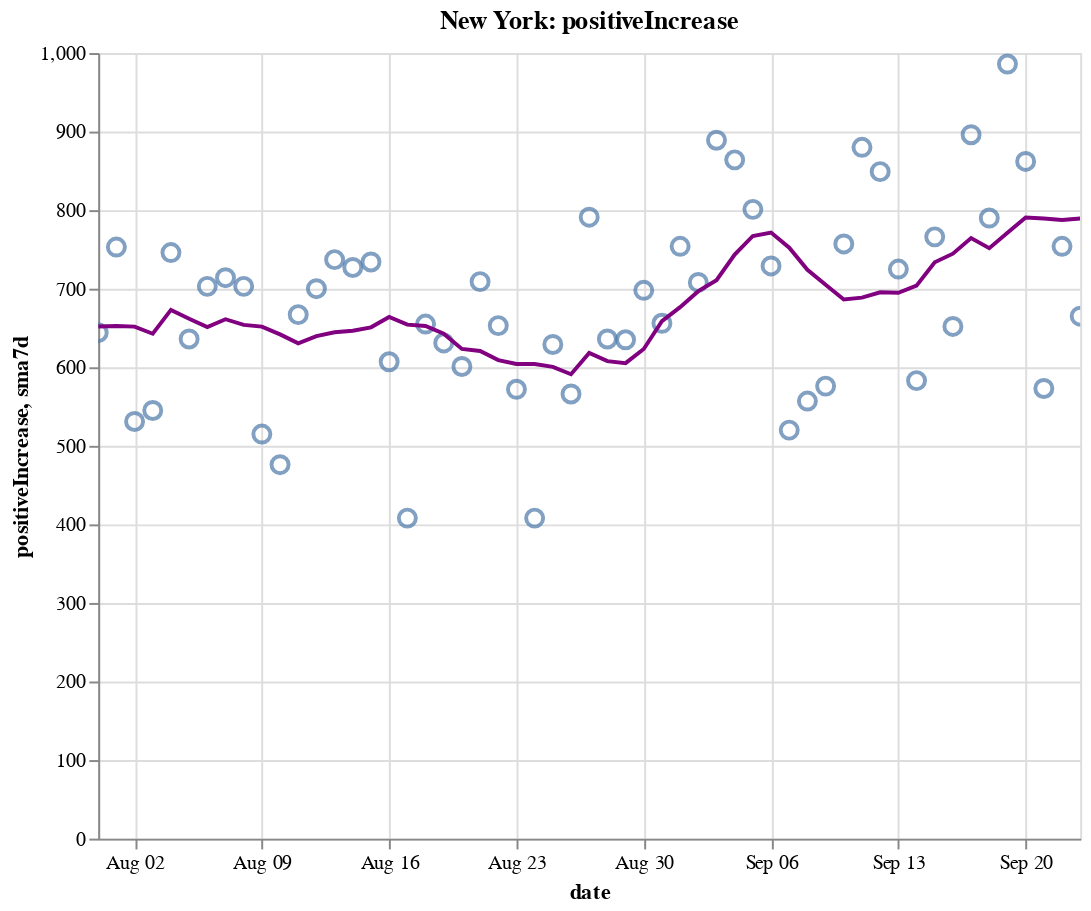

Notebook cell for this chart:
### Code cell
create_plot(ny, 'positiveIncrease')

### Figure 1 — Vega-Lite specification as saved in the notebook (floating-point values rounded to 4 significant figures)
{"config": {"view": {"continuousWidth": 400, "continuousHeight": 300}}, "layer": [{"layer": [{"mark": {"type": "point", "size": 75}, "encoding": {"tooltip": [{"type": "temporal", "field": "date"}, {"type": "quantitative", "field": "positiveIncrease"}, {"type": "quantitative", "field": "sma7d"}], "x": {"type": "temporal", "field": "date"}, "y": {"type": "quantitative", "field": "positiveIncrease"}}, "selection": {"selector008": {"type": "interval", "bind": "scales", "encodings": ["x", "y"]}}}, {"mark": {"type": "line", "color": "purple"}, "encoding": {"x": {"type": "temporal", "field": "date"}, "y": {"type": "quantitative", "field": "sma7d"}}}]}, {"mark": {"type": "rule", "color": "#aaa"}, "encoding": {"x": {"type": "temporal", "field": "date"}}, "transform": [{"filter": {"selection": "selector007"}}]}, {"mark": "circle", "encoding": {"opacity": {"condition": {"value": 1, "selection": "selector007"}, "value": 0}, "tooltip": [{"type": "temporal", "field": "date"}, {"type": "quantitative", "field": "positiveIncrease"}, {"type": "quantitative", "field": "sma7d"}], "x": {"type": "temporal", "field": "date"}, "y": {"type": "quantitative", "field": "positiveIncrease"}}, "selection": {"selector007": {"type": "single", "encodings": ["x"], "on": "mouseover", "nearest": true, "empty": "none"}}}, {"mark": {"type": "text", "align": "left", "dx": 5, "dy": -5, "stroke": "white", "strokeWidth": 2}, "encoding": {"text": {"type": "quantitative", "field": "positiveIncrease"}, "tooltip": [{"type": "temporal", "field": "date"}, {"type": "quantitative", "field": "positiveIncrease"}, {"type": "quantitative", "field": "sma7d"}], "x": {"type": "temporal", "field": "date"}, "y": {"type": "quantitative", "field": "positiveIncrease"}}, "transform": [{"filter": {"selection": "selector007"}}]}, {"mark": {"type": "text", "align": "left", "dx": 5, "dy": -5}, "encoding": {"text": {"type": "quantitative", "field": "positiveIncrease"}, "tooltip": [{"type": "temporal", "field": "date"}, {"type": "quantitative", "field": "positiveIncrease"}, {"type": "quantitative", "field": "sma7d"}], "x": {"type": "temporal", "field": "date"}, "y": {"type": "quantitative", "field": "positiveIncrease"}}, "transform": [{"filter": {"selection": "selector007"}}]}], "data": {"name": "data-f8754c9c6474c7f9c4ad19c3dd3cda59"}, "height": 400, "title": "New York: positiveIncrease", "width": 500, "$schema": "https://vega.github.io/schema/vega-lite/v4.8.1.json", "datasets": {"data-f8754c9c6474c7f9c4ad19c3dd3cda59": [{"date": "2020-07-31T00:00:00", "totalTestResultsIncrease": 68870.0, "positiveIncrease": 644.0, "death": 25150.0, "deathIncrease": 5.0, "positiveRate": 0.009, "state": "New York", "sma7d": 652.0}, {"date": "2020-08-01T00:00:00", "totalTestResultsIncrease": 82740.0, "positiveIncrease": 753.0, "death": 25160.0, "deathIncrease": 14.0, "positiveRate": 0.009, "state": "New York", "sma7d": 652.4}, {"date": "2020-08-02T00:00:00", "totalTestResultsIncrease": 58960.0, "positiveIncrease": 531.0, "death": 25170.0, "deathIncrease": 6.0, "positiveRate": 0.009, "state": "New York", "sma7d": 651.7}, {"date": "2020-08-03T00:00:00", "totalTestResultsIncrease": 51840.0, "positiveIncrease": 545.0, "death": 25170.0, "deathIncrease": 2.0, "positiveRate": 0.011, "state": "New York", "sma7d": 642.7}, {"date": "2020-08-04T00:00:00", "totalTestResultsIncrease": 70990.0, "positiveIncrease": 746.0, "death": 25180.0, "deathIncrease": 3.0, "positiveRate": 0.011, "state": "New York", "sma7d": 673.0}, {"date": "2020-08-05T00:00:00", "totalTestResultsIncrease": 72670.0, "positiveIncrease": 636.0, "death": 25180.0, "deathIncrease": 4.0, "positiveRate": 0.009, "state": "New York", "sma7d": 661.7}, {"date": "2020-08-06T00:00:00", "totalTestResultsIncrease": 72370.0, "positiveIncrease": 703.0, "death": 25180.0, "deathIncrease": 6.0, "positiveRate": 0.01, "state": "New York", "sma7d": 651.1}, {"date": "2020-08-07T00:00:00", "totalTestResultsIncrease": 70170.0, "positiveIncrease": 714.0, "death": 25190.0, "deathIncrease": 5.0, "positiveRate": 0.01, "state": "New York", "sma7d": 661.1}, {"date": "2020-08-08T00:00:00", "totalTestResultsIncrease": 74860.0, "positiveIncrease": 703.0, "death": 25200.0, "deathIncrease": 5.0, "positiveRate": 0.009, "state": "New York", "sma7d": 654.0}, {"date": "2020-08-09T00:00:00", "totalTestResultsIncrease": 65810.0, "positiveIncrease": 515.0, "death": 25200.0, "deathIncrease": 7.0, "positiveRate": 0.008, "state": "New York", "sma7d": 651.7}, {"date": "2020-08-10T00:00:00", "totalTestResultsIncrease": 54000.0, "positiveIncrease": 476.0, "death": 25200.0, "deathIncrease": 2.0, "positiveRate": 0.009, "state": "New York", "sma7d": 641.9}, {"date": "2020-08-11T00:00:00", "totalTestResultsIncrease": 77060.0, "positiveIncrease": 667.0, "death": 25210.0, "deathIncrease": 7.0, "positiveRate": 0.009, "state": "New York", "sma7d": 630.6}, {"date": "2020-08-12T00:00:00", "totalTestResultsIncrease": 87780.0, "positiveIncrease": 700.0, "death": 25220.0, "deathIncrease": 7.0, "positiveRate": 0.008, "state": "New York", "sma7d": 639.7}, {"date": "2020-08-13T00:00:00", "totalTestResultsIncrease": 87900.0, "positiveIncrease": 737.0, "death": 25230.0, "deathIncrease": 10.0, "positiveRate": 0.008, "state": "New York", "sma7d": 644.6}, {"date": "2020-08-14T00:00:00", "totalTestResultsIncrease": 85460.0, "positiveIncrease": 727.0, "death": 25230.0, "deathIncrease": 4.0, "positiveRate": 0.009, "state": "New York", "sma7d": 646.4}, {"date": "2020-08-15T00:00:00", "totalTestResultsIncrease": 88670.0, "positiveIncrease": 734.0, "death": 25240.0, "deathIncrease": 12.0, "positiveRate": 0.008, "state": "New York", "sma7d": 650.9}, {"date": "2020-08-16T00:00:00", "totalTestResultsIncrease": 77690.0, "positiveIncrease": 607.0, "death": 25250.0, "deathIncrease": 6.0, "positiveRate": 0.008, "state": "New York", "sma7d": 664.0}, {"date": "2020-08-17T00:00:00", "totalTestResultsIncrease": 56890.0, "positiveIncrease": 408.0, "death": 25260.0, "deathIncrease": 6.0, "positiveRate": 0.007, "state": "New York", "sma7d": 654.3}, {"date": "2020-08-18T00:00:00", "totalTestResultsIncrease": 66890.0, "positiveIncrease": 655.0, "death": 25260.0, "deathIncrease": 8.0, "positiveRate": 0.01, "state": "New York", "sma7d": 652.6}, {"date": "2020-08-19T00:00:00", "totalTestResultsIncrease": 80420.0, "positiveIncrease": 631.0, "death": 25270.0, "deathIncrease": 6.0, "positiveRate": 0.008, "state": "New York", "sma7d": 642.7}, {"date": "2020-08-20T00:00:00", "totalTestResultsIncrease": 80980.0, "positiveIncrease": 601.0, "death": 25280.0, "deathIncrease": 5.0, "positiveRate": 0.007, "state": "New York", "sma7d": 623.3}, {"date": "2020-08-21T00:00:00", "totalTestResultsIncrease": 98880.0, "positiveIncrease": 709.0, "death": 25280.0, "deathIncrease": 3.0, "positiveRate": 0.007, "state": "New York", "sma7d": 620.7}, {"date": "2020-08-22T00:00:00", "totalTestResultsIncrease": 94850.0, "positiveIncrease": 653.0, "death": 25280.0, "deathIncrease": 4.0, "positiveRate": 0.007, "state": "New York", "sma7d": 609.1}, {"date": "2020-08-23T00:00:00", "totalTestResultsIncrease": 74040.0, "positiveIncrease": 572.0, "death": 25290.0, "deathIncrease": 6.0, "positiveRate": 0.008, "state": "New York", "sma7d": 604.1}, {"date": "2020-08-24T00:00:00", "totalTestResultsIncrease": 62030.0, "positiveIncrease": 408.0, "death": 25300.0, "deathIncrease": 7.0, "positiveRate": 0.007, "state": "New York", "sma7d": 604.1}, {"date": "2020-08-25T00:00:00", "totalTestResultsIncrease": 67260.0, "positiveIncrease": 629.0, "death": 25300.0, "deathIncrease": 2.0, "positiveRate": 0.009, "state": "New York", "sma7d": 600.4}, {"date": "2020-08-26T00:00:00", "totalTestResultsIncrease": 71190.0, "positiveIncrease": 566.0, "death": 25300.0, "deathIncrease": 8.0, "positiveRate": 0.008, "state": "New York", "sma7d": 591.1}, {"date": "2020-08-27T00:00:00", "totalTestResultsIncrease": 83440.0, "positiveIncrease": 791.0, "death": 25310.0, "deathIncrease": 4.0, "positiveRate": 0.009, "state": "New York", "sma7d": 618.3}, {"date": "2020-08-28T00:00:00", "totalTestResultsIncrease": 97830.0, "positiveIncrease": 636.0, "death": 25310.0, "deathIncrease": 3.0, "positiveRate": 0.007, "state": "New York", "sma7d": 607.9}, {"date": "2020-08-29T00:00:00", "totalTestResultsIncrease": 93870.0, "positiveIncrease": 635.0, "death": 25320.0, "deathIncrease": 7.0, "positiveRate": 0.007, "state": "New York", "sma7d": 605.3}, {"date": "2020-08-30T00:00:00", "totalTestResultsIncrease": 100000.0, "positiveIncrease": 698.0, "death": 25330.0, "deathIncrease": 8.0, "positiveRate": 0.007, "state": "New York", "sma7d": 623.3}, {"date": "2020-08-31T00:00:00", "totalTestResultsIncrease": 66240.0, "positiveIncrease": 656.0, "death": 25330.0, "deathIncrease": 1.0, "positiveRate": 0.01, "state": "New York", "sma7d": 658.7}, {"date": "2020-09-01T00:00:00", "totalTestResultsIncrease": 77000.0, "positiveIncrease": 754.0, "death": 25330.0, "deathIncrease": 3.0, "positiveRate": 0.01, "state": "New York", "sma7d": 676.6}, {"date": "2020-09-02T00:00:00", "totalTestResultsIncrease": 88450.0, "positiveIncrease": 708.0, "death": 25340.0, "deathIncrease": 5.0, "positiveRate": 0.008, "state": "New York", "sma7d": 696.9}, {"date": "2020-09-03T00:00:00", "totalTestResultsIncrease": 88980.0, "positiveIncrease": 889.0, "death": 25340.0, "deathIncrease": 7.0, "positiveRate": 0.01, "state": "New York", "sma7d": 710.9}, {"date": "2020-09-04T00:00:00", "totalTestResultsIncrease": 93400.0, "positiveIncrease": 864.0, "death": 25350.0, "deathIncrease": 5.0, "positiveRate": 0.009, "state": "New York", "sma7d": 743.4}, {"date": "2020-09-05T00:00:00", "totalTestResultsIncrease": 99760.0, "positiveIncrease": 801.0, "death": 25350.0, "deathIncrease": 2.0, "positiveRate": 0.008, "state": "New York", "sma7d": 767.1}, {"date": "2020-09-06T00:00:00", "totalTestResultsIncrease": 85630.0, "positiveIncrease": 729.0, "death": 25360.0, "deathIncrease": 9.0, "positiveRate": 0.009, "state": "New York", "sma7d": 771.6}, {"date": "2020-09-07T00:00:00", "totalTestResultsIncrease": 58860.0, "positiveIncrease": 520.0, "death": 25360.0, "deathIncrease": 2.0, "positiveRate": 0.009, "state": "New York", "sma7d": 752.1}, {"date": "2020-09-08T00:00:00", "totalTestResultsIncrease": 57830.0, "positiveIncrease": 557.0, "death": 25370.0, "deathIncrease": 6.0, "positiveRate": 0.01, "state": "New York", "sma7d": 724.0}, {"date": "2020-09-09T00:00:00", "totalTestResultsIncrease": 63230.0, "positiveIncrease": 576.0, "death": 25370.0, "deathIncrease": 3.0, "positiveRate": 0.009, "state": "New York", "sma7d": 705.1}, {"date": "2020-09-10T00:00:00", "totalTestResultsIncrease": 76810.0, "positiveIncrease": 757.0, "death": 25380.0, "deathIncrease": 7.0, "positiveRate": 0.01, "state": "New York", "sma7d": 686.3}, {"date": "2020-09-11T00:00:00", "totalTestResultsIncrease": 89720.0, "positiveIncrease": 880.0, "death": 25380.0, "deathIncrease": 5.0, "positiveRate": 0.01, "state": "New York", "sma7d": 688.6}, {"date": "2020-09-12T00:00:00", "totalTestResultsIncrease": 102900.0, "positiveIncrease": 849.0, "death": 25380.0, "deathIncrease": 2.0, "positiveRate": 0.008, "state": "New York", "sma7d": 695.4}, {"date": "2020-09-13T00:00:00", "totalTestResultsIncrease": 72670.0, "positiveIncrease": 725.0, "death": 25390.0, "deathIncrease": 6.0, "positiveRate": 0.01, "state": "New York", "sma7d": 694.9}, {"date": "2020-09-14T00:00:00", "totalTestResultsIncrease": 63360.0, "positiveIncrease": 583.0, "death": 25390.0, "deathIncrease": 4.0, "positiveRate": 0.009, "state": "New York", "sma7d": 703.9}, {"date": "2020-09-15T00:00:00", "totalTestResultsIncrease": 73680.0, "positiveIncrease": 766.0, "death": 25400.0, "deathIncrease": 11.0, "positiveRate": 0.01, "state": "New York", "sma7d": 733.7}, {"date": "2020-09-16T00:00:00", "totalTestResultsIncrease": 75090.0, "positiveIncrease": 652.0, "death": 25410.0, "deathIncrease": 5.0, "positiveRate": 0.009, "state": "New York", "sma7d": 744.6}, {"date": "2020-09-17T00:00:00", "totalTestResultsIncrease": 91500.0, "positiveIncrease": 896.0, "death": 25410.0, "deathIncrease": 3.0, "positiveRate": 0.01, "state": "New York", "sma7d": 764.4}, {"date": "2020-09-18T00:00:00", "totalTestResultsIncrease": 89730.0, "positiveIncrease": 790.0, "death": 25420.0, "deathIncrease": 10.0, "positiveRate": 0.009, "state": "New York", "sma7d": 751.6}, {"date": "2020-09-19T00:00:00", "totalTestResultsIncrease": 110400.0, "positiveIncrease": 986.0, "death": 25420.0, "deathIncrease": 2.0, "positiveRate": 0.009, "state": "New York", "sma7d": 771.1}, {"date": "2020-09-20T00:00:00", "totalTestResultsIncrease": 100400.0, "positiveIncrease": 862.0, "death": 25430.0, "deathIncrease": 2.0, "positiveRate": 0.009, "state": "New York", "sma7d": 790.7}, {"date": "2020-09-21T00:00:00", "totalTestResultsIncrease": 58320.0, "positiveIncrease": 573.0, "death": 25430.0, "deathIncrease": 1.0, "positiveRate": 0.01, "state": "New York", "sma7d": 789.3}, {"date": "2020-09-22T00:00:00", "totalTestResultsIncrease": 84000.0, "positiveIncrease": 754.0, "death": 25430.0, "deathIncrease": 4.0, "positiveRate": 0.009, "state": "New York", "sma7d": 787.6}, {"date": "2020-09-23T00:00:00", "totalTestResultsIncrease": 70930.0, "positiveIncrease": 665.0, "death": 25440.0, "deathIncrease": 5.0, "positiveRate": 0.009, "state": "New York", "sma7d": 789.4}]}}
